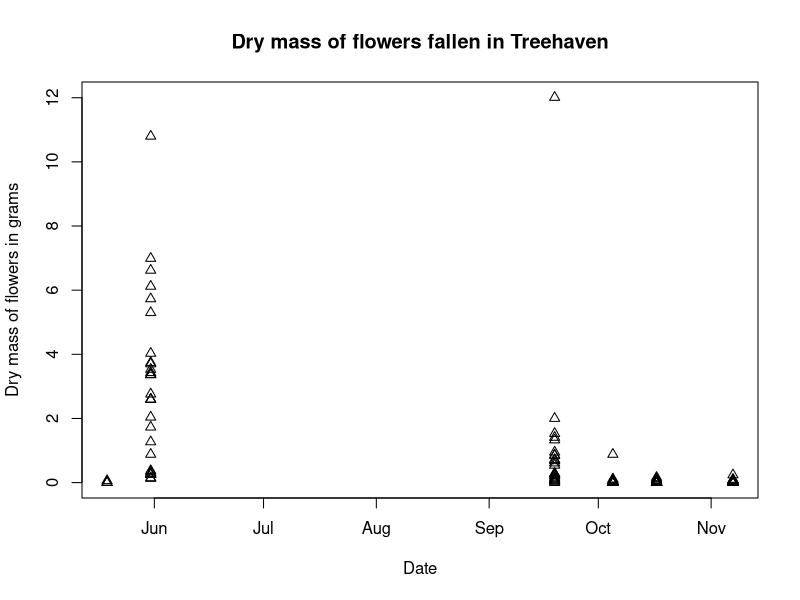

Source code (R):
# A script to visualize NEON data on litterfall
# Courtney Lopez
# February 8, 2018 

# Read in the data 
litter_data <- read.csv("data/ltr_massdata.csv",
                          header = TRUE)

# Subset out data as TREE from Treehaven

tree_data <- subset(litter_data,
       siteID == "TREE")

# Let's first look at just flower mass data 

tree_flower_data <-subset(tree_data,
                          functionalGroup == "Flowers")

# Make a scatterplot of flower mass by date 

pdf("output/TREE_flower_mass_over_time_scatterplot.pdf")

plot(x = as.POSIXct(tree_flower_data$collectDate),
     y = tree_flower_data$dryMass,
     main = "Dry mass of flowers fallen in Treehaven",
     xlab = "Date",
     ylab = "Dry mass of flowers in grams",
     pch = 2)
dev.off()

# Subset out data as HARV from Harvard Forest

harv_data <- subset(litter_data,
                    siteID == "HARV")
